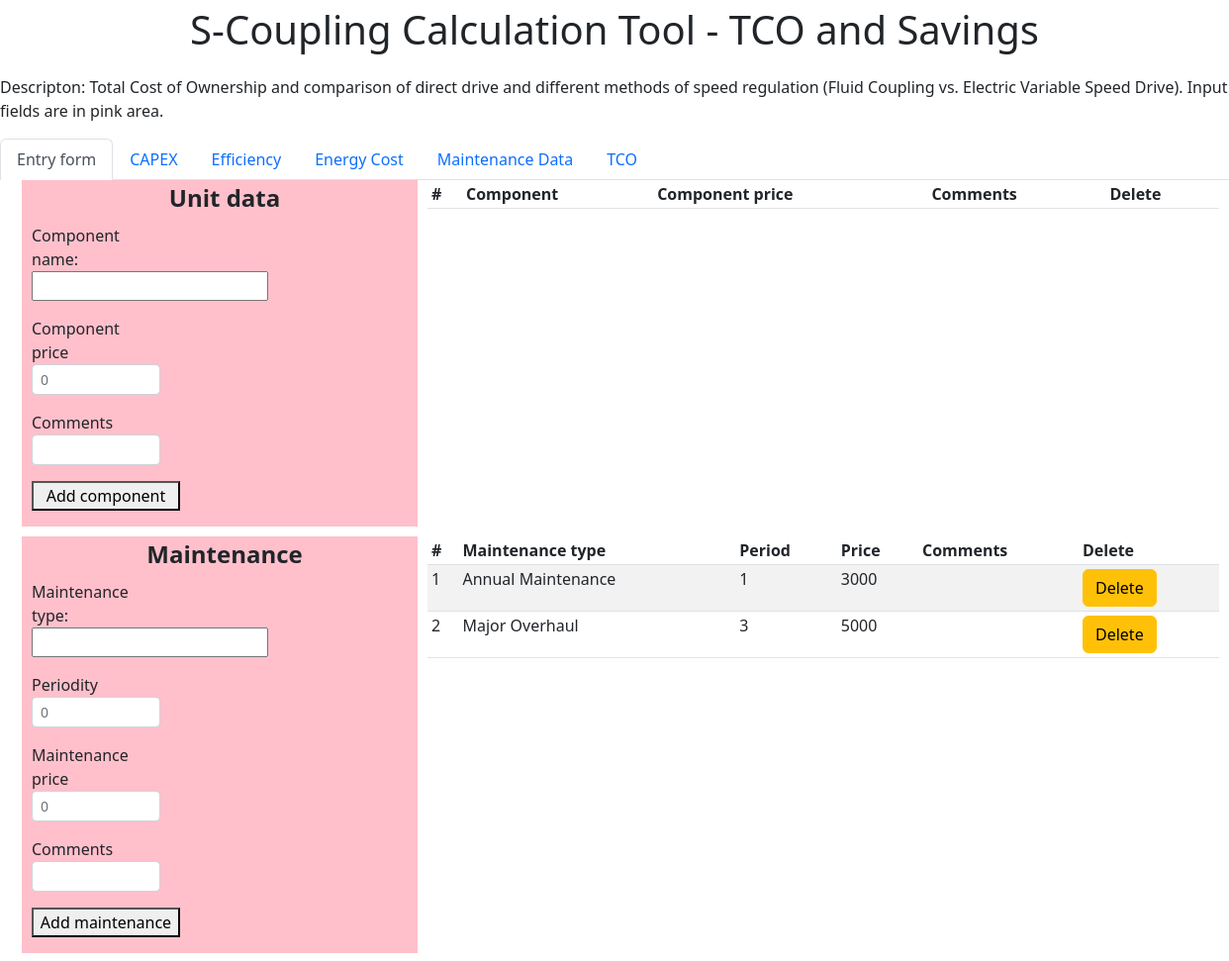
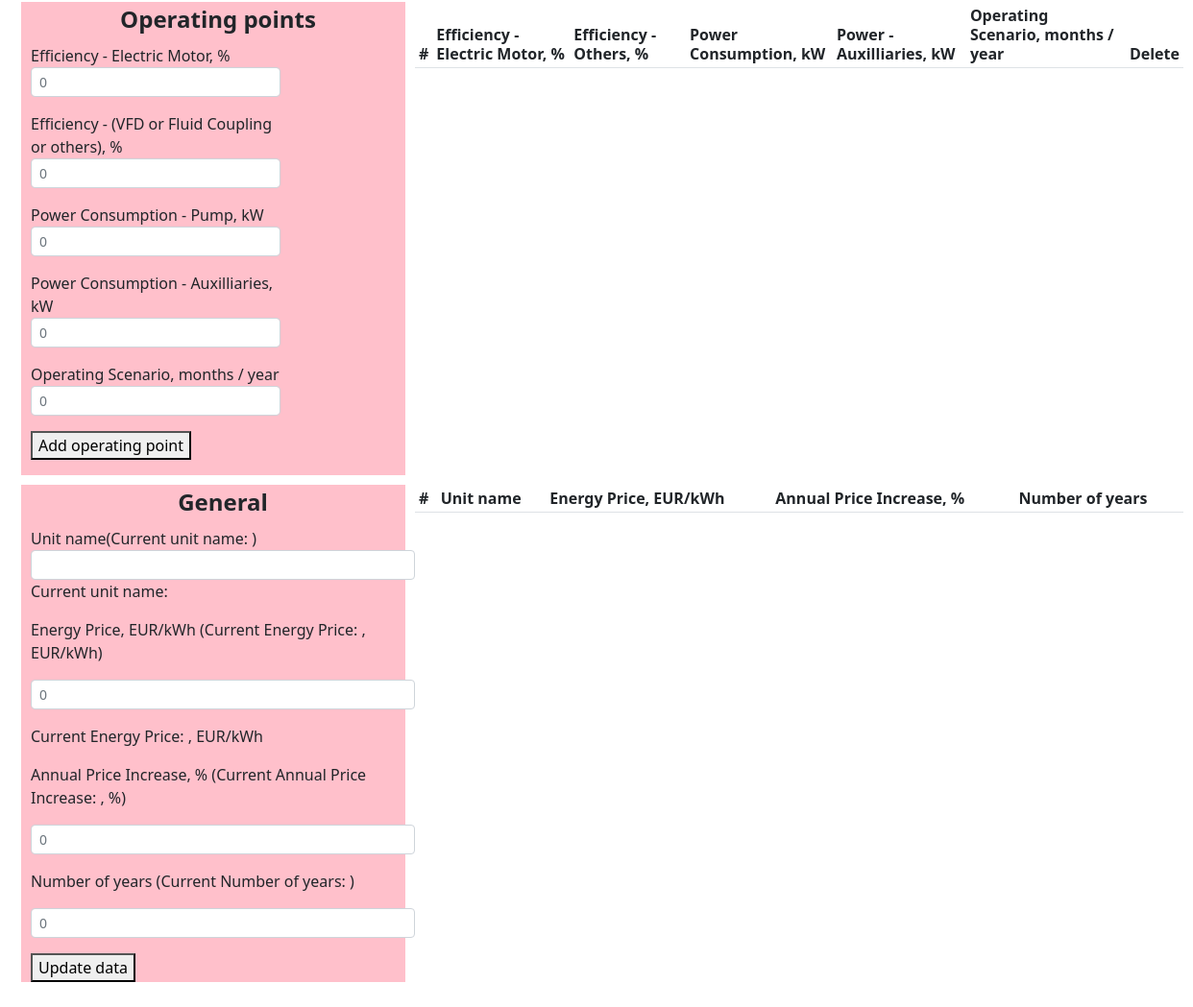
The app's page /form_page/add_maintenance with its own data (2 pictures, top to bottom).
### app.py (models this page shows, shortened)
class Maintenance (db.Model):
    id = db.Column(db.Integer, primary_key=True)
    main_type = db.Column(db.String(30), nullable=False)
    period = db.Column(db.Integer, nullable=False)
    main_price = db.Column(db.Integer, nullable=False)
    main_comments = db.Column(db.String(30), nullable=False)

### app.py (the view)
@app.route('/form_page/add_maintenance', methods=['POST','GET'])
def form_page_add_maintenance():
    maintenances = Maintenance.query.all()
    main_type = 0
    period = 0
    main_price = 0
    main_comments = 0
    if request.method=="POST":
        maintenances = Maintenance.query.all()
        main_type = request.form["main_type"]
        period = request.form["period"]
        main_price = request.form["main_price"]
        main_comments = request.form["main_comments"]
        maintenance=Maintenance(main_type=main_type,period=period,main_price=main_price,main_comments=main_comments)
        try:
            db.session.add(maintenance)
            db.session.commit()
            return redirect(url_for('form_page'))
        except:
            return "При добалении данных произошла ошибка"
    else:
        return render_template('form_page.html', maintenances=maintenances, main_type=main_type,period=period,main_price=main_price,main_comments=main_comments)

### templates/form_page.html (shortened to what this page needs)
{% extends 'base.html'%}
{%block body%}
<ul class="nav nav-tabs" id="myTab" role="tablist">
  <li class="nav-item" role="presentation">
    <a class="nav-link active" id="form" data-bs-toggle="tab" data-bs-target="#Entry form" type="button" role="tab" aria-controls="Entry form" aria-selected="true" href="/form_page">Entry form</a>
  </li>
  <li class="nav-item" role="presentation">
    <a class="nav-link" id="capex" data-bs-toggle="tab" data-bs-target="#capex" type="button" role="tab" aria-controls="capex" aria-selected="false" href="/capex">CAPEX</a>
  </li>
  <li class="nav-item" role="presentation">
    <a class="nav-link" id="efficiency" data-bs-toggle="tab" data-bs-target="#efficiency" type="button" role="tab" aria-controls="efficiency" aria-selected="false" href="/efficiency">Efficiency</a>
  </li>
    <li class="energy" role="presentation">
    <a class="nav-link" id="energy" data-bs-toggle="tab" data-bs-target="#energy" type="button" role="tab" aria-controls="energy" aria-selected="false" href="/energy">Energy Cost</a>
  </li>
    <li class="energy" role="presentation">
    <a class="nav-link" id="maintenance" data-bs-toggle="tab" data-bs-target="#maintenance" type="button" role="tab" aria-controls="maintenance" aria-selected="false" href="/maintenance">Maintenance Data</a>
  </li>
    <li class="energy" role="presentation">
    <a class="nav-link" id="tco" data-bs-toggle="tab" data-bs-target="#tco" type="button" role="tab" aria-controls="tco" aria-selected="false" href="/tco">TCO</a>
  </li>
</ul>
<section class="container">
  <div class="input1">
      <fieldset>
    <legend align="center"><b>Unit data</b></legend>
    <form action="/form_page/add_component" method="POST" name="unit_data" autocomplete="off" id="unit_data">
    <div class="form-row">
    <div class="col-md-4 mb-3">
  Component name:
 <input name=component list=components>
    <p></p><label for="component_price">Component price</label>
    <input type="number" name="component_price" id="component_price" placeholder="0" min=0 step="100" class="form-control form-control-sm" required>
    <p></p><label for="comments">Comments</label>
    <input type="text" name="comments" id="comments" class="form-control form-control-sm"><p></p>
    <button type="submit" onclick="document.forms.unit_data.submit()" style="width: 150px;">Add component</button>
        </form>
    </fieldset>
  </div>
  <div class="tab1">
      <table class="table table-striped table-sm">
          <thead>
            <tr>
              <th scope="col">#</th>
              <th scope="col">Component</th>
                <th scope="col">Component price</th>
                <th scope="col">Comments</th>
                <th scope="col">Delete</th>
                 </tr>
          </thead>
        </table>
  </div>
  <div class="input2">
    <fieldset>
    <legend align="center"><b>Maintenance</b></legend>
    <form action="/form_page/add_maintenance" method="POST" name="maintenance" autocomplete="off" id="maintenance">
    <div class="form-row">
    <div class="col-md-4 mb-3">
      Maintenance type:
 <input name=main_type list=maintenances>
   <p></p><label for="period">Periodity</label>
    <input type="number" name="period" id="period" placeholder="0" min=0 class="form-control form-control-sm" required>
    <p></p><label for="main_price">Maintenance price</label>
    <input type="number" name="main_price" id="main_price" placeholder="0" min=0 class="form-control form-control-sm" required>
      <p></p><label for="main_comments">Comments</label>
    <input type="text" name="main_comments" id="main_comments" class="form-control form-control-sm"><p></p>
	<button type="submit" onclick="document.forms.maintenance.submit()" style="width: 150px;">Add maintenance</button>
</form>
</fieldset>
  </div>
  <div class="tab2">
      <table class="table table-striped table-sm">
          <thead>
            <tr>
              <th scope="col">#</th>
              <th scope="col">Maintenance type</th>
                <th scope="col">Period</th>
                <th scope="col">Price</th>
                <th scope="col">Comments</th>
                <th scope="col">Delete</th>
                 </tr>
          </thead>
     <tbody>
     {% for j in maintenances %}
            <tr height="15px">
              <td class="counterCell"></td>
              <td>{{j.main_type}}</td>
              <td>{{j.period}}</td>
              <td>{{j.main_price}}</td>
                <td>{{j.main_comments}}</td>
              <td><a class="btn btn-warning" href='/form_page/{{j.id}}/del_man'>Delete</a></td>
            </tr>
     {% endfor %}
          </tbody>
        </table>
  </div>
  <div class="input3">
    <fieldset id="points">
    <legend align="center"><b>Operating points</b></legend>
        <form action="/form_page/add_point" method="POST" name="oper_points">
    <div class="form-row">
    <div class="col-md-8 mb-3">
    <label for="eff_driver">Efficiency - Electric Motor, %</label>
    <div text-align="right"><input type="number" name="eff_driver" id="eff_driver" placeholder="0" min=0 max="100" class="form-control form-control-sm" required></div><p></p>
	   <label for="eff_other">Efficiency - (VFD or Fluid Coupling or others), %</label>
    <input type="number" name="eff_other" id="eff_other" placeholder="0" min=0 max="100" class="form-control form-control-sm" required><p></p>
            <label for="power_pump">Power Consumption - Pump, kW</label>
   <input type="number" name="power_pump" id="power_pump" placeholder="0" min="0" class="form-control form-control-sm" required><p></p>
			   <label for="power_aux">Power Consumption - Auxilliaries, kW</label>
    <input type="number" name="power_aux" id="power_aux" placeholder="0" min="0" class="form-control form-control-sm" required><p></p>
				   <label for="scenario">Operating Scenario, months / year</label>
    <input type="number" name="scenario" id="scenario" placeholder="0" min="0" max="12" step="1" class="form-control form-control-sm" required><p></p>
	<button type="submit" onclick="document.forms.oper_points.submit()">Add operating point</button>
</form>
</fieldset>
  </div>
  <div class="tab3">
      <table class="table table-striped table-sm">
          <thead>
          <th scope="col">#</th>
              <th scope="col">Efficiency - Electric Motor, %</th>
                <th scope="col">Efficiency - Others, %</th>
                <th scope="col">Power Consumption, kW</th>
                <th scope="col">Power - Auxilliaries, kW </th>
                <th scope="col">Operating Scenario, months / year</th>
                <th scope="col">Delete</th>
          </thead>
        </table>
  </div>
     <div class="input4">
<fieldset id="economy" style="width:400px">
    <legend align="center"><b>General </b></legend>
    <form action="/form_page/add_general" method="POST" name="general">
 <label for="unit_name">Unit name     </label>(Current unit name: {{unit_name}})
    <input type="text" name="unit_name" id="unit_name" class="form-control form-control-sm" >
        <p>Current unit name: {{unit_name}}</p>
   <p><label for="energy_price">Energy Price, EUR/kWh</label> (Current Energy Price: {{energy_price}}, EUR/kWh)</p>
    <p><input type="number" name="energy_price" id="energy_price" placeholder="0" min="0" step="0.01" class="form-control form-control-sm" required></p>
        <p>Current Energy Price: {{energy_price}}, EUR/kWh</p>
    <p><label for="annual_increase">Annual Price Increase, %</label> (Current Annual Price Increase: {{annual_increase}}, %)</p>
    <p><input type="number" name="annual_increase" id="annual_increase" placeholder="0" min=0 step="0.01" class="form-control form-control-sm" required></p>
    <p><label for="number_years">Number of years</label>  (Current Number of years: {{number_years}})</p>
    <p><input type="number" name="number_years" id="number_years" placeholder="0" min=0 step="1" class="form-control form-control-sm" required></p>
	<button type="submit" onclick="document.forms.general.submit()">Update data</button>
</form>
</fieldset>
     </div>
<div class="tab4">
      <table class="table table-striped table-sm">
          <thead>
          <th scope="col">#</th>
              <th scope="col">Unit name</th>
              <th scope="col">Energy Price, EUR/kWh</th>
                <th scope="col">Annual Price Increase, % </th>
                <th scope="col"> Number of years</th>
          </thead>
        </table>
  </div>
</section>
    {%endblock%}

### templates/form_page.html (style rules this page uses)
table { counter-reset: tableCount; line-height: 20px; }
tr { height: 14px; }
.counterCell:before { content: counter(tableCount); counter-increment: tableCount; }
ul { list-style-type: decimal; }
.input1 { grid-area: input1; padding-left: 10px; background:pink; }
.input2 { grid-area: input2; padding-left: 10px; background:pink; }
.input3 { grid-area: input3; padding-left: 10px; background:pink; }
.input4 { grid-area: input4; padding-left: 10px; background:pink; }
.tab1 { grid-area: tab1; align-self: start; }
.tab2 { grid-area: tab2; align-self: start; }
.tab3 { grid-area: tab3; align-self: start; }
.tab4 { grid-area: tab4; align-self: start; }
.container { display: grid; margin-left: 10px; gap: 10px 10px; grid-template-columns: 400px 800px; grid-template-rows: auto; grid-template-areas: "input1 tab1" "input2 tab2" "input3 tab3" "input4 tab4"; }

### records on screen
Maintenance: main_type "Annual Maintenance", period "1", main_price "3000"
Maintenance: main_type "Major Overhaul", period "3", main_price "5000"
